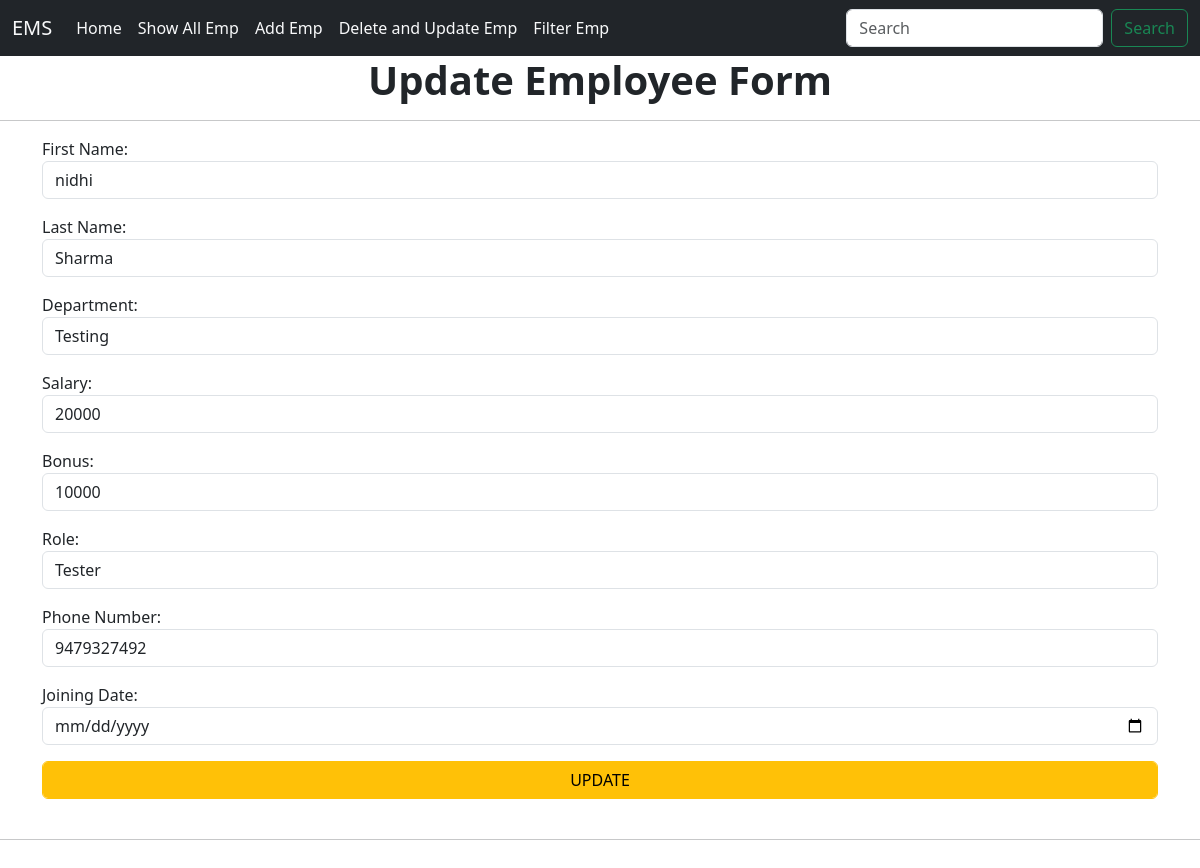
The app's page /update/2/ with its own data.
### ems/models.py (models this page shows, shortened)
class Employee(models.Model):
    first_name = models.CharField(max_length=100, null=False)
    last_name = models.CharField(max_length=100, null=False)
    dept = models.ForeignKey(Department,on_delete=models.CASCADE)
    salary = models.IntegerField(default=0)
    bonus = models.IntegerField(default=0)
    role = models.ForeignKey(Role,on_delete=models.CASCADE)
    number = models.CharField(max_length=15,null=False)
    hire_date = models.DateField()

### ems/views.py (the view, shortened to what this page needs)
# urls.py: path('update/<int:id>/', views.update_Emp.as_view(),name="update_emp"),
class update_Emp(View):
    template_name = 'ems/update_emp.html'
    def get(self, request,id):
        user = Employee.objects.get(pk = id)
        obj = AddEmployeeForm(instance=user)
        return render(request,self.template_name,{'data':obj})

### ems/models.py (called while the page is built)
    def __str__(self):
        return self.name

    def __str__(self):
        return self.name

### ems/templates/ems/update_emp.html (shortened to what this page needs)
{% extends 'ems/index.html' %}
{% block section %}
<h1 style="text-align: center; font-weight: bolder;">Update Employee Form</h1>
<hr>
<div class="container">
<form action="" method="post">
    {% for item in data %}
    <div class="mb-3">
        {{item.label_tag}}
        {{item}}
    </div>
    {% endfor %}
    <button type="submit" class="btn btn-warning form-control">UPDATE</button>
    </form>
</div>
<br>
<hr><br>
{% endblock section %}

### records on screen
Employee: data "nidhi" "Sharma" "Testing" "20000" "10000" "Tester" "9479327492"

### other values on screen
{{ item.label_tag }} "First Name:" "Last Name:" "Department:" "Salary:" "Bonus:" "Role:" "Phone Number:" "Joining Date:"
